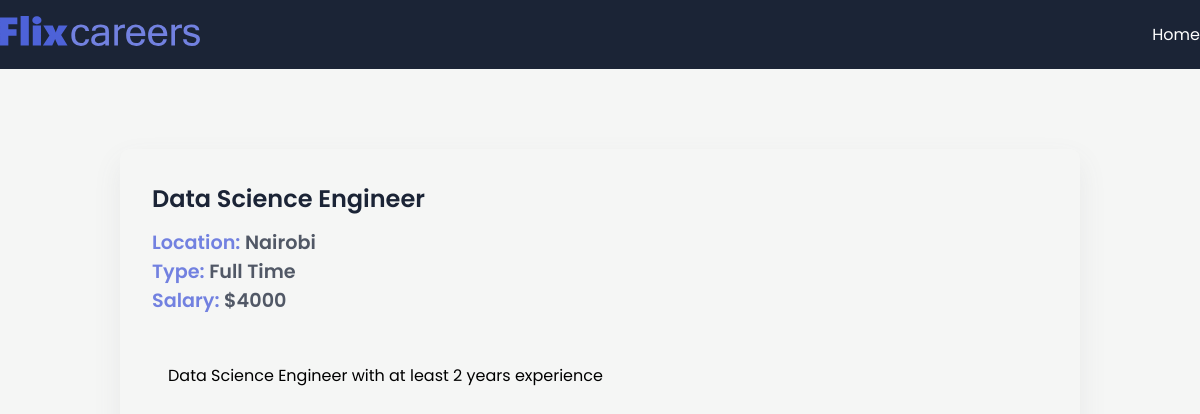
Page /job/data-science-engineer on the committed database.
### app/models.py (models this page shows, shortened)
class JobApp(models.Model):
    JOB_TYPE = [('Full Time', 'Full Time'), ('Part Time', 'Part Time'),]
    title       = models.CharField(max_length=200)
    description = models.TextField()
    date        = models.DateTimeField(auto_now_add=True)
    expiry      = models.DateField(null=True)
    salary      = models.IntegerField()
    slug        = models.SlugField(null=True, max_length=40, unique=True)
    location    = models.OneToOneField(Location, on_delete=models.CASCADE, null=True)
    author      = models.ForeignKey(Author, on_delete=models.CASCADE, null=True)
    skills      = models.ManyToManyField(Skills)
    type        = models.CharField(max_length=200, null=False, choices=JOB_TYPE)

class Location(models.Model):
    street  = models.CharField(max_length=200)
    city    = models.CharField(max_length=200)
    state   = models.CharField(max_length=200)
    country = models.CharField(max_length=200)
    zip     = models.CharField(max_length=200)

### app/views.py (the view)
# urls.py: path('job/<slug:id>', views.job_details, name="job_details"),
def job_details(request, id):
    try:
        job = JobApp.objects.get(slug=id)
        context = { "job": job }
        return render(request, "app/job_details.html", context)
    except:
        return HttpResponseNotFound(f"{id} : Not Found")

### app/templates/app/job_details.html
{% extends 'base.html' %}
{% block content %}
<section>
  <div class="container">
    <div class="view-post">
      <h1 class="jobtitle">
        {{ job.title }}
      </h1>
      <p class="location it">Location: <span>{{ job.location.city }}</span></p>
      <p class="status it">Type: <span>{{job.type}}</span></p>
      <p class="budget it">Salary: <span>${{job.salary}}</span></p>
      <div class="desc">
        <p class="details">
            {{ job.description }}
        </p>
      </div>
    </div>
  </div>
</section>
{% endblock content %}

### app/static/app/style.css (style rules this page uses)
* { margin: 0; padding: 0; box-sizing: border-box; font-family: "Poppins", sans-serif; }
:root { --blue: #4d62d8; --lblue: #7281e0; --card: #fdfdfd; --shadow: #64646f17 0px 12px 29px 0px; --nav: #1b2436; }
body { background: #f5f6f5; }
.container { max-width: 1200px; margin: auto; }
.view-post { width: 80%; border-radius: 10px; box-shadow: var(--shadow); margin: 5em auto; padding: 2em; }
.desc { max-height: 300px; overflow-y: scroll; margin: 2em 0; padding: 1em; }
.jobtitle { font-size: 1.5rem; color: var(--nav); font-weight: 600; margin-bottom: 0.5em; }
.it { font-size: 1.2rem; font-weight: 600; color: var(--lblue); }
.it span { color: #1b2436c0; }

### rows in the picture
JobApp: title "Data Science Engineer", location.city "Nairobi", type "Full Time", salary "4000", description "Data Science Engineer with at least 2 years experience"
